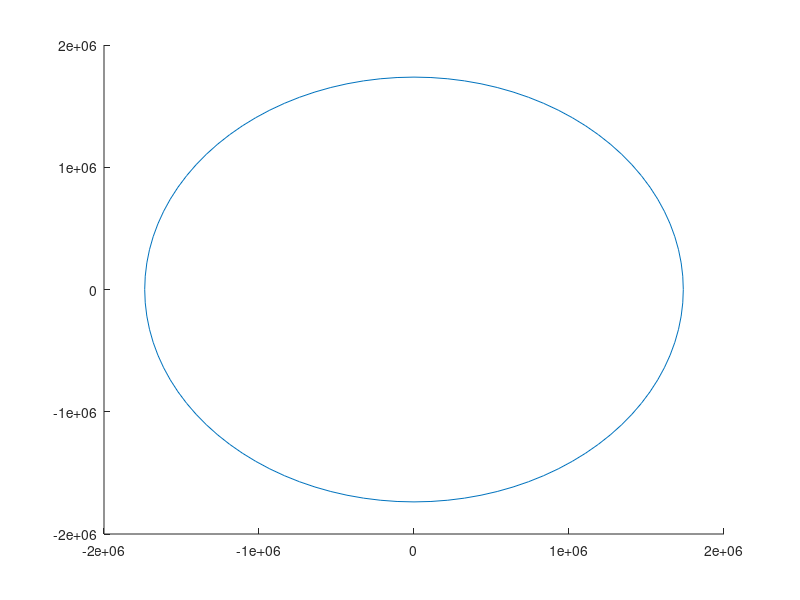

MATLAB code for this plot: (Note: this script raises an error after producing the figure.)
global m0 dm v_gas G M  brennschluss deltaPhi m0_min deltaTBrennschluss  startAngle heights flag svd_t extra_boost matlab_fix hohmann_const
dm      = 20;   % Weight loss per time step
m0 = 3500;      % Initial weight
m0_min  = 1000; % Final weight
v0=0;           % Initial speed
v_gas   = 2000;             %Outlet velocity of the gas
G       = 6.67430*10^-11;   %Gravitational constant
M       = 7.3483*10^22;     %Lunar mass
h       = 1737.4*10^3;      %Start altitude, corresponds to radius of the moon
radiusMoon = 1737.4*10^3;
startAngle = pi/4;          
flag = 1;                   % extremum already found
svd_t = 0;                  % saved time if extremum found
hohmann_const = 1;          % speed of the rocket at extremum
matlab_fix = 0;
extra_boost = 0;
heights=[h h;
         0 0;
         0 0];

brennschluss = ceil((m0-m0_min) / dm) - hohmann_const;
tspan= 0:0.1:(brennschluss+100000);
startPosX = 0;
startPosY = h;
startVX = 0;
startVY = 0;

%%%%%%%%%%%%%%%%%%%%%%%%%%%%%%%%%%%%%%%%%%%%%%%%%%%%%%%%%%%%%%%%%%%%%%%%%%%%%%%%%%%%%%
%for loop for tessting and plotting different scenarios

for i=18:2:18
    deltaTBrennschluss = i;
    endAngle = -pi/4-0.1;
    figure
    hold on
    th = 0:pi/50:2*pi;
    xunit = radiusMoon * cos(th);
    yunit = radiusMoon * sin(th);
    plot(xunit, yunit);
    deltaPhi=(startAngle - endAngle)/(brennschluss-deltaTBrennschluss)*0.9; % angle which acceleration changes over time
    flag = 1;
        svd_t = 0;
        extra_boost = 0;
        matlab_quickfix = 0;
        [tspan,pos1]=ode45(@bdgl, tspan, [startPosX;startVX;startPosY;startVY]);
        
        sX1 = pos1(:,1);
        sY1 = pos1(:,3);
        vX1 = pos1(:,2);
        vY1 = pos1(:,4);
        plot(sX1,sY1);
    axis([-5.5*10^6 5.5*10^6 -5.5*10^6 5.5*10^6])
    title('moon, destinated orbit and rocket trajectory');
    hold off
    legend('moon','rocket trajectory1');

end

%%%%%%%%%%%%%%%%%%%%%%%%%%%%%%%%%%%%%%%%%%%%%%%%%%%%%%%%%%%%%%%%%%%%%%%%%%%%%%%%%%%%%%%%%%

%y(1):sX  y(2):vX  y(3):sY  y(4):vY
function [fx] = bdgl(t,y)
global m0 dm v_gas G M  brennschluss deltaPhi m0_min deltaTBrennschluss startAngle heights flag svd_t extra_boost matlab_fix hohmann_const
h = sqrt(y(1)^2+y(3)^2); %calculate height, only for start because not vektorial at the moment

% start hohmann manover
if(heights(1,1) < heights(1,2)&&  heights(1,2) > h && flag && y(1)< -2*10e6 && y(3) < 0)
    flag = 0;
    extra_boost = 1;
    svd_t = t;
end

% log old positions and heights
heights(1,1) = heights(1,2);
heights(2,1) = heights(2,2);
heights(3,1) = heights(3,2);
heights(1,2) = h;
heights(2,2) = y(1);
heights(3,2) = y(3);

if(t < brennschluss)
    m = m0 - dm*t;                  %calculate the rocket mass over time
else
    if(svd_t == 0)
        m = m0 - dm*brennschluss; %if brennschlusss then no more loss of mass
    else
        if((svd_t+hohmann_const)<t) % time slot for hohmann manover
            m = m0 - dm*(brennschluss+t-svd_t);
        else
            m = m0_min;
        end
    end
end

if(t < brennschluss)
    if(t < deltaTBrennschluss)%until deltaTBrennschluss just start without turning
        aRakete = (dm*v_gas)/(m0-dm*t)*[0;1]; %acceleration of rocket vektorial for start
    else
        %angle before deltaPhi defines the starting angle at which rocket
        %will turn, pi/2 is in y direction, pi/4 is middle between y and x
        %axis so 45 degree
        aRakete = (dm*v_gas)/(m0-dm*t)*[cos(startAngle-deltaPhi*(t-deltaTBrennschluss));sin(startAngle-deltaPhi*(t-deltaTBrennschluss))]; %acceleration of rocket vektorial for curve
    end
else
    % only extra speed at extremum
    if(extra_boost == 1)
        % matlab jumps backwards with the time --> FIX MATLAB
        if(m == m0_min && t > matlab_fix)
            x_coord = heights(2,2)-heights(2,1); % calculate x
            y_coord = heights(3,2)-heights(3,1); % calcualte y
            coord_angle = angle(x_coord + 1i *y_coord); % calculated angle for hohman manover
            aRakete = (dm*v_gas)/(m0-dm*t)*[cos(coord_angle);sin(coord_angle)];
        else
            aRakete = [0;0];
        end
    else
        aRakete = [0;0];
    end
end
matlab_fix = t;
aG = G*(M+m)/h^2 * [-y(1)/h;-y(3)/h];%gravitation acceleration of moon vektorial
a = aRakete + aG ; %combined acceleration vektorial
dxdt = [y(2);a(1)];%vX,aX
dydt = [y(4);a(2)];%vY,aY
fx = [dxdt;dydt];
end
